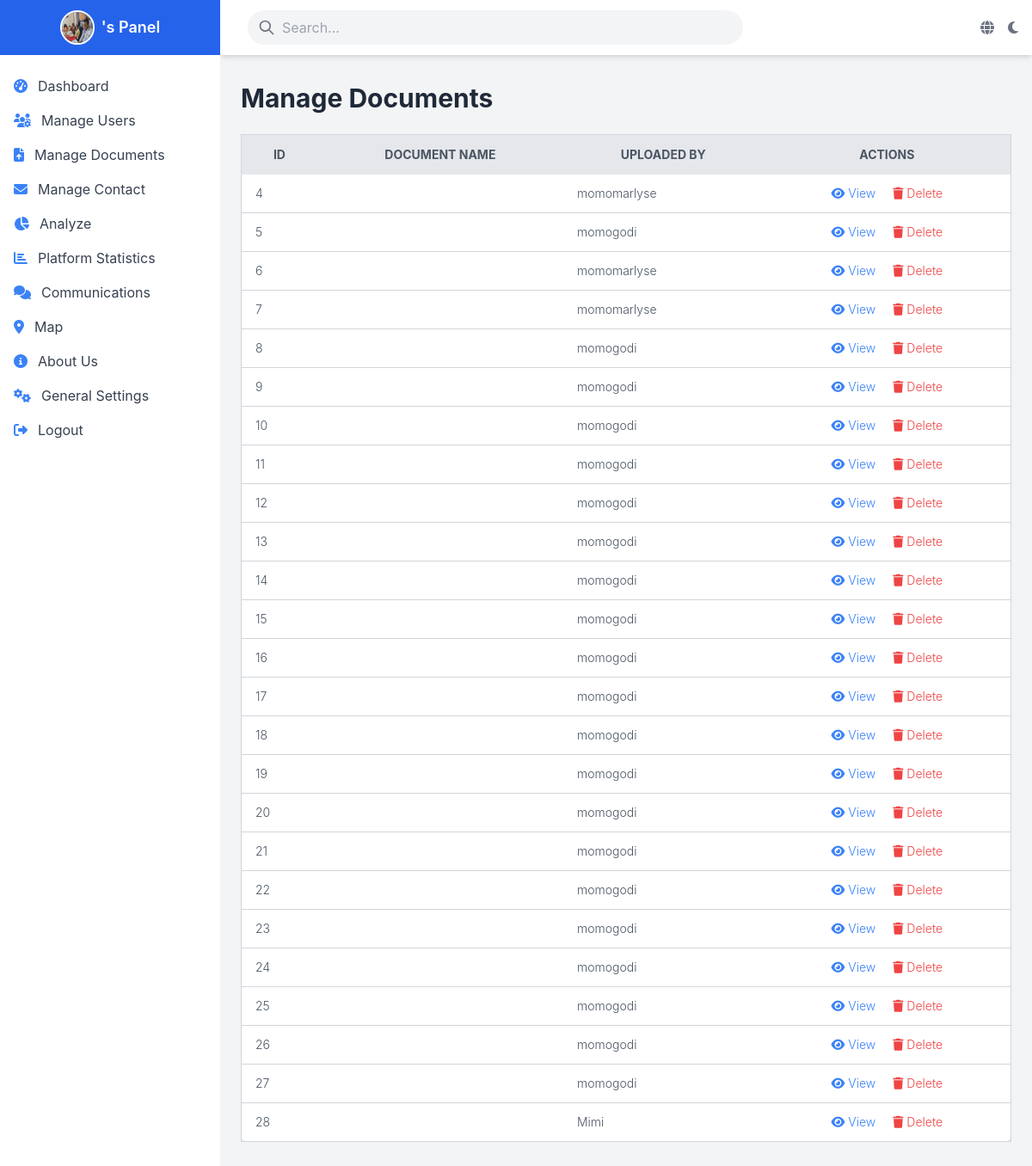
The app's page /panel/admin/manage-documents/, older data.
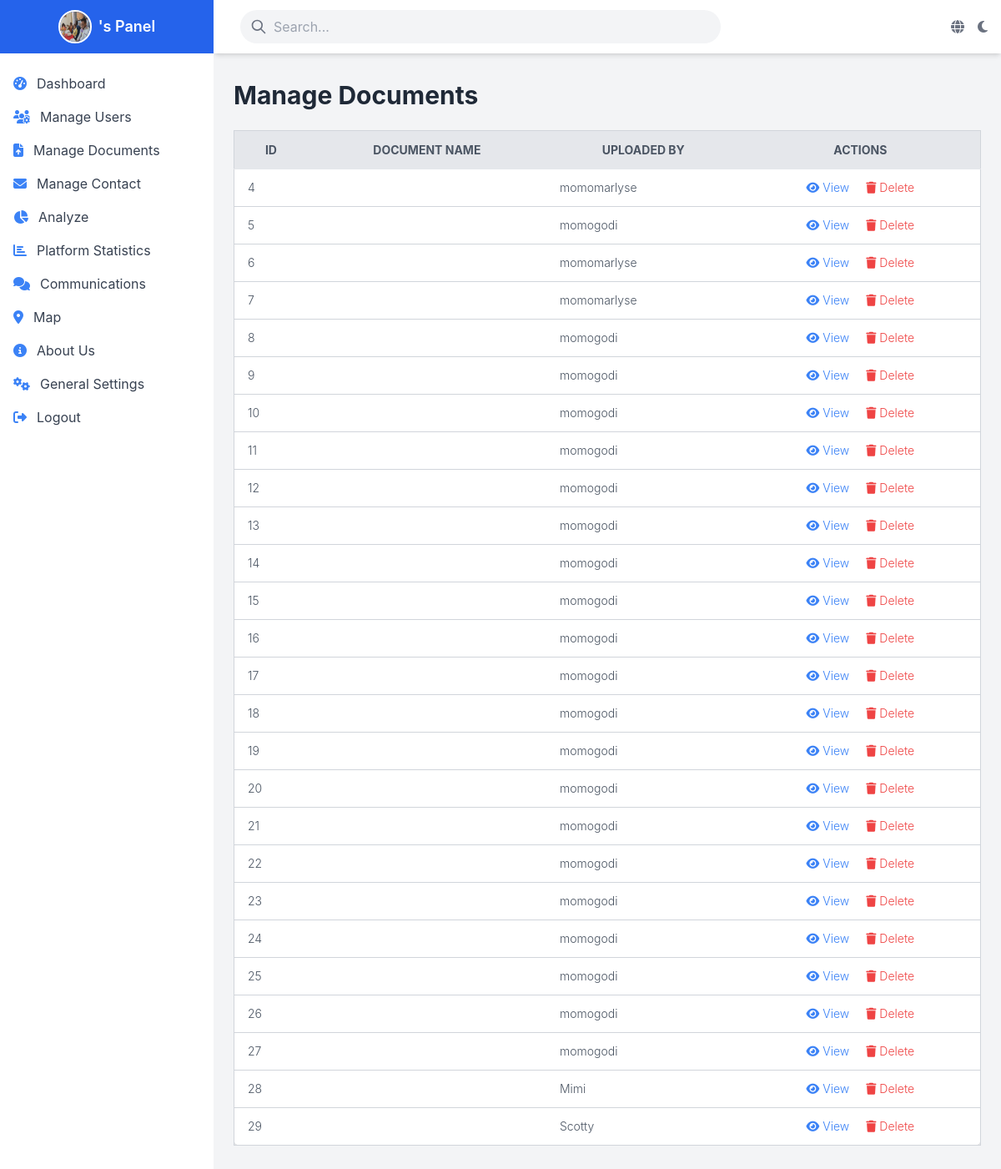
The same page, newer data.
### booking/models.py (models this page shows, shortened)
class Document(models.Model):
    user = models.ForeignKey(User, on_delete=models.CASCADE)
    birth_certificate = models.FileField(upload_to='static/documents/')
    proof_of_nationality = models.FileField(upload_to='static/documents/')
    passport_photos = models.FileField(upload_to='static/documents/')
    residence_permit = models.FileField(upload_to='static/documents/', blank=True, null=True)
    marriage_certificate = models.FileField(upload_to='static/documents/', blank=True, null=True)
    death_certificate = models.FileField(upload_to='static/documents/', blank=True, null=True)
    sworn_statement = models.FileField(upload_to='static/documents/', blank=True, null=True)

class User(AbstractUser):
    ROLE_CHOICES = [
        ('user', 'User'),
        ('officer', 'Police Officer'),
        ('admin', 'Super Admin'),
    ]
    email = models.CharField(max_length=100, default='user@gmail.com')
    role = models.CharField(max_length=10, choices=ROLE_CHOICES, default='user')
    name = models.CharField(max_length=100, default='user')  # Provide a default value
    phone = models.CharField(max_length=15, default='0000000000')  # Provide a default value
    address = models.TextField(null=True, blank=True)  # Temporarily allow null
    profile_picture = models.ImageField(upload_to='profile_pics/', null=True, blank=True)

### booking/views.py (the view)
# urls.py: path('panel/admin/manage-documents/', manage_documents, name='manage_documents'),
def manage_documents(request):
    documents = Document.objects.all()
    return render(request, 'panel/admin/manage_doc/manage_documents.html', {'documents': documents})

### booking/templates/panel/admin/manage_doc/manage_documents.html
{% extends 'panel/base_page/base_admin.html' %}
{% block content %}
<h1 class="text-3xl font-bold mb-6">Manage Documents</h1>
<div class="overflow-x-auto">
    <table class="min-w-full bg-white border border-gray-300 rounded-lg shadow-md">
        <thead>
            <tr class="bg-gray-200 text-gray-600 uppercase text-sm leading-normal">
                <th class="py-3 px-4 border-b">ID</th>
                <th class="py-3 px-4 border-b">Document Name</th>
                <th class="py-3 px-4 border-b">Uploaded By</th>
                <th class="py-3 px-4 border-b text-center">Actions</th>
            </tr>
        </thead>
        <tbody class="text-gray-600 text-sm font-light">
            {% for document in documents %}
            <tr class="hover:bg-gray-100 border-b border-gray-300">
                <td class="py-3 px-4">{{ document.id }}</td>
                <td class="py-3 px-4">{{ document.name }}</td>
                <td class="py-3 px-4">{{ document.user.username }}</td>
                <td class="py-3 px-4 text-center">
                    <a href="{{ document.file.url }}" class="text-blue-500 hover:underline">
                        <i class="fas fa-eye"></i> View
                    </a>
                    <a href="{% url 'delete_document' document.id %}" class="text-red-500 hover:underline ml-4">
                        <i class="fas fa-trash"></i> Delete
                    </a>
                </td>
            </tr>
            {% endfor %}
        </tbody>
    </table>
</div>
{% endblock %}

Row changes from the older to the newer data that the page shows:
added Document: id "29", user.username "Scotty"
